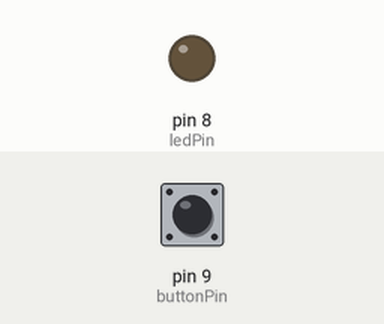
Simulated run of this sketch. Board: Arduino Uno, built with avr-gcc and run on an emulated ATmega328P. Shown: output pins drawn as LEDs (lit = HIGH). Dashed ring = blinking. The test bench sets the inputs (shaded band); at power-on: pin 9 (buttonPin) HIGH.

Above: at 1.2 s.
1.3 s: pin 9 (buttonPin) pulled LOW for 0.15 s
At 2.7 s:
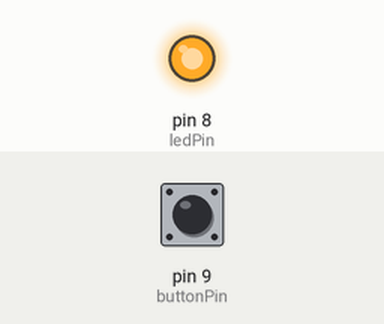
4.4 s: pin 9 (buttonPin) pulled LOW for 1 s
6.9 s: pin 9 (buttonPin) pulled LOW for 3.2 s
At 8.2 s:
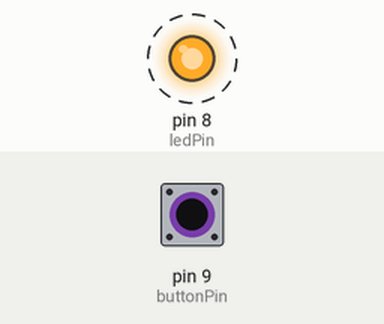
Timing chart, 0 to 19.1 s (numbered marks = the images above; inputs shaded):
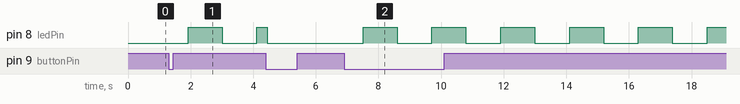

Measured:
- after the input at 1.3 s, pin 8 (ledPin): LOW → HIGH after 0.62 s, → LOW 1.1 s later, → HIGH 1.1 s later
- after the input at 6.9 s, pin 8 (ledPin): alternates HIGH for 1.1 s and LOW for 1.1 s, starting after 0.62 s

The sketch:

ledControl.ino
```cpp
const int ledPin = 8; // SIG1
const int buttonPin = 9; // SIG2
const boolean breathMode = true;  // if or not the led lights as breath mode when it's on

int ledState = LOW;         // the current state of the output pin
int ledFadeValue = 0;
int ledFadeStep = 5;
int ledFadeInterval = 20;   //milliseconds
int buttonState;             // the current reading from the input pin
int lastButtonState = HIGH;   // the previous reading from the input pin

unsigned long lastDebounceTime = 0;  // the last time the output pin was toggled
unsigned long debounceDelay = 50;    // the debounce time; increase if the output flickers
unsigned long lastLedFadeTime = 0;

void setup() {
  Serial.begin(9600);
  pinMode(ledPin, OUTPUT);
  pinMode(buttonPin, INPUT);
  digitalWrite(ledPin, ledState);
}

void loop() {
  int reading = digitalRead(buttonPin);

  // If the switch changed, due to noise or pressing:
  if (reading != lastButtonState) {
    // reset the debouncing timer
    lastDebounceTime = millis();
  }

  if ((millis() - lastDebounceTime) > debounceDelay) {
    // whatever the reading is at, it's been there for longer
    // than the debounce delay, so take it as the actual current state:

    // if the button state has changed:
    if (reading != buttonState) {
      buttonState = reading;

      if (buttonState == LOW) {  //button is pressed
        ledState = !ledState;
        ledFadeValue = 0;
        lastLedFadeTime = millis();
      }
    }
  }

  // set the LED:
  if (breathMode && ledState != LOW) {
    if (millis() - lastLedFadeTime > ledFadeInterval) {
      lastLedFadeTime = millis();
      analogWrite(ledPin, ledFadeValue);
      ledFadeValue += ledFadeStep;
      if (ledFadeValue > 255){
        ledFadeValue = 255 - ledFadeStep;
        ledFadeStep = -ledFadeStep;
      } else if (ledFadeValue < 0) {
        ledFadeValue = 0;
        ledFadeStep = -ledFadeStep;
      }
    }
  } else {
    digitalWrite(ledPin, ledState);
  }

  lastButtonState = reading;
}
```
